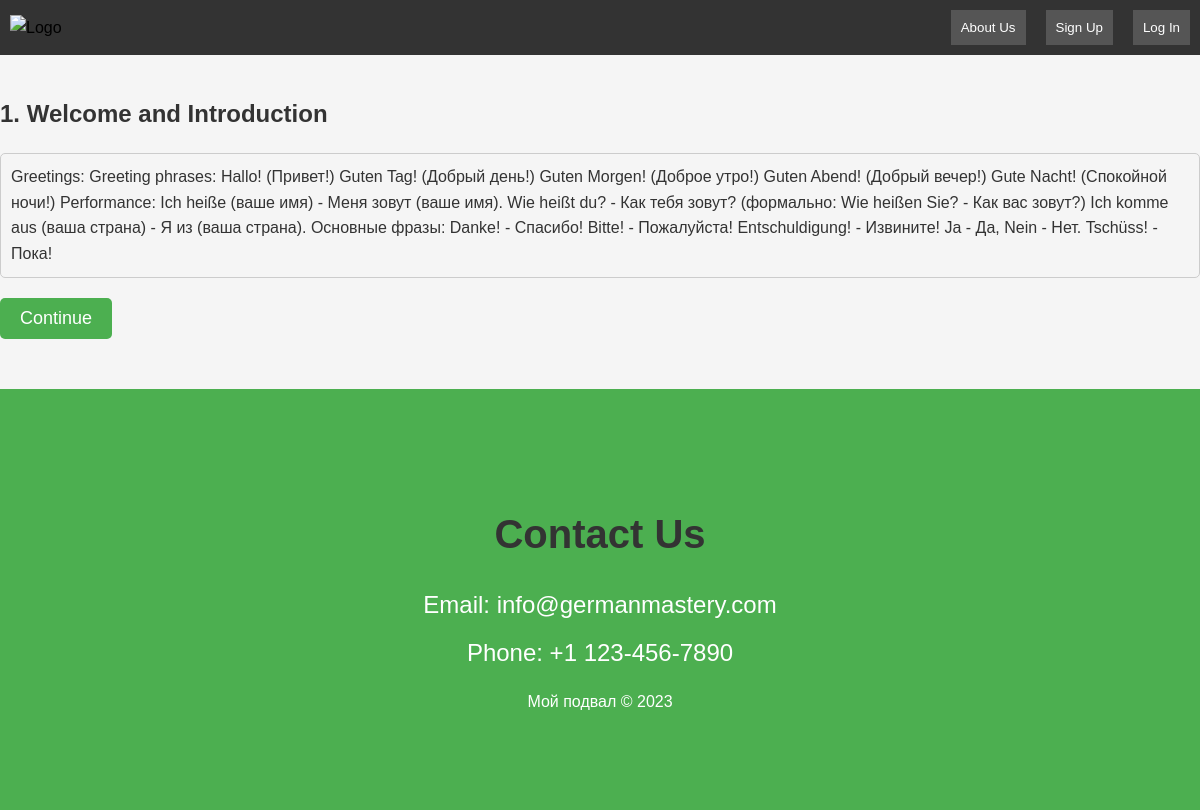
The page /theory/3/ on the database its author committed.
### main_view/models.py (models this page shows, shortened)
class ListOfTheme(models.Model):
    choose_level = models.ForeignKey(ListOfLevels, on_delete=models.CASCADE)
    theme = models.CharField(max_length=500)
    theme_text = models.TextField(default='')
    class Meta:
        verbose_name = 'theme'
        verbose_name_plural = 'themes'

### lesson/views.py (the view)
# urls.py: path('theory/<int:theme_id>/', theory_view, name='theory_view')
def theory_view(request, theme_id):
    theme = get_object_or_404(ListOfTheme, pk=theme_id)
    theory_text = ListOfTheme.objects.filter(theme_text=theme_id)
    first_question = get_next_question_for_theme(theme)
    return render(request, 'lesson/theory.html', {'theme': theme, 'theory_text': theory_text, 'first_question': first_question})

### lesson/utils.py (called while the page is built)
def get_next_question_for_theme(theme):
    try:
        first_question = Question.objects.filter(theme_choice=theme).first()
        return first_question
    except Question.DoesNotExist:
        return None

### templates/lesson/theory.html (shortened to what this page needs)
{% extends 'main_view/base.html' %}
{% block content %}
  <div class="container">
    <h2>{{ theme.theme }}</h2>
    <div class="theory-text">
      {{ theme.theme_text | safe }}
    </div>
    <a href="{% url 'lesson:view_question' question_id=first_question.id %}">
      <button class="btn btn-primary">Continue</button>
    </a>
  </div>
{% endblock %}

### static/styles.css (style rules this page uses)
body { font-family: Arial, sans-serif; line-height: 1.6; }
h1, h2, h3, h4, h5, h6 { color: #333; }
body { font-family: 'Arial', sans-serif; margin: 0; padding: 0; background-color: #f5f5f5; color: #333; }
a { color: black; text-decoration: none; }

### templates/lesson/theory.html (style rules this page uses)
.container { margin-bottom: 50px; padding-top: 20px; }
.theory-text { font-size: 16px; line-height: 1.6; margin-bottom: 20px; border: 1px solid #ccc; padding: 10px; border-radius: 5px; }
.btn-primary { background-color: #4CAF50; color: #fff; padding: 10px 20px; font-size: 18px; text-decoration: none; border: none; border-radius: 5px; cursor: pointer; }

### rows shown on the page
ListOfTheme: theme "1. Welcome and Introduction", theme_text "Greetings: Greeting phrases: Hallo! (Привет!) Guten Tag! (Добрый день!) Guten Morgen! (Доброе утро!) Guten Abend! (Добрый вечер!) Gute Nacht! (Спокойной ночи!) Performance: Ich heiße (ваше имя) - Меня зовут (ваше имя). Wie heißt du? - Как тебя зовут? (формально: Wie heißen Sie? - Как вас зовут?) Ich komme aus (ваша страна) - Я из (ваша страна). Основные фразы: Danke! - Спасибо! Bitte! - Пожалуйста! Entschuldigung! - Извините! Ja - Да, Nein - Нет. Tschüss! - Пока!"
